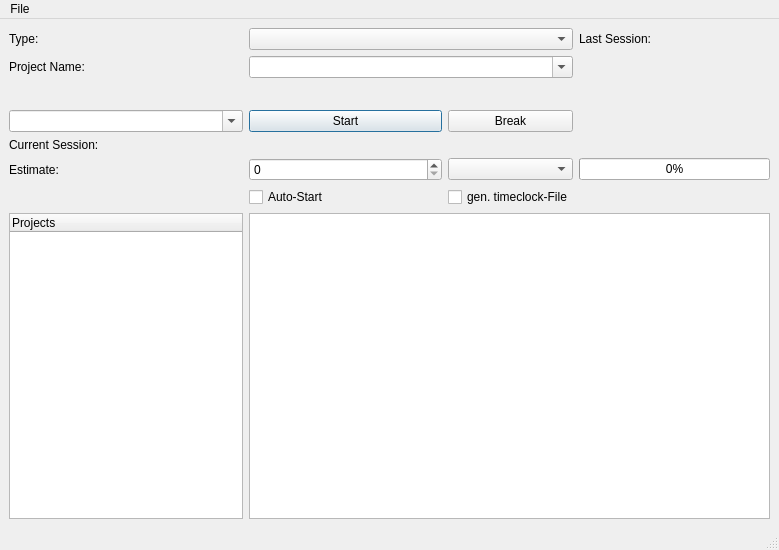
<?xml version="1.0" encoding="UTF-8"?>
<ui version="4.0">
 <class>MainWindow</class>
 <widget class="QMainWindow" name="MainWindow">
  <property name="geometry">
   <rect>
    <x>0</x>
    <y>0</y>
    <width>779</width>
    <height>550</height>
   </rect>
  </property>
  <property name="windowTitle">
   <string>MainWindow</string>
  </property>
  <widget class="QWidget" name="centralwidget">
   <layout class="QGridLayout" name="gridLayout">
    <item row="0" column="0">
     <widget class="QLabel" name="lblType">
      <property name="text">
       <string>Type:</string>
      </property>
     </widget>
    </item>
    <item row="0" column="1" colspan="2">
     <widget class="QComboBox" name="cmbType">
      <property name="enabled">
       <bool>true</bool>
      </property>
     </widget>
    </item>
    <item row="0" column="3">
     <widget class="QLabel" name="lblLastSessionText">
      <property name="text">
       <string>Last Session:</string>
      </property>
     </widget>
    </item>
    <item row="1" column="0">
     <widget class="QLabel" name="lblProjectName">
      <property name="text">
       <string>Project Name:</string>
      </property>
     </widget>
    </item>
    <item row="1" column="1" colspan="2">
     <widget class="QComboBox" name="txtProject">
      <property name="toolTip">
       <string>Project Name</string>
      </property>
      <property name="editable">
       <bool>true</bool>
      </property>
      <property name="insertPolicy">
       <enum>QComboBox::InsertAlphabetically</enum>
      </property>
     </widget>
    </item>
    <item row="1" column="3">
     <widget class="QLabel" name="lblLastSessionInfo">
      <property name="text">
       <string/>
      </property>
     </widget>
    </item>
    <item row="2" column="1">
     <spacer name="horizontalSpacer">
      <property name="orientation">
       <enum>Qt::Horizontal</enum>
      </property>
      <property name="sizeHint" stdset="0">
       <size>
        <width>214</width>
        <height>20</height>
       </size>
      </property>
     </spacer>
    </item>
    <item row="2" column="3">
     <widget class="QLabel" name="lblLastSessionInfo2">
      <property name="text">
       <string/>
      </property>
     </widget>
    </item>
    <item row="3" column="0">
     <widget class="QComboBox" name="txtAddTime">
      <property name="toolTip">
       <string>time like &quot;13:00&quot; or &quot;20 minutes ago&quot;</string>
      </property>
      <property name="editable">
       <bool>true</bool>
      </property>
      <property name="maxVisibleItems">
       <number>5</number>
      </property>
     </widget>
    </item>
    <item row="3" column="1">
     <widget class="QPushButton" name="btnStartStop">
      <property name="enabled">
       <bool>true</bool>
      </property>
      <property name="text">
       <string>Start</string>
      </property>
      <property name="default">
       <bool>true</bool>
      </property>
     </widget>
    </item>
    <item row="3" column="2">
     <widget class="QPushButton" name="btnBreak">
      <property name="enabled">
       <bool>true</bool>
      </property>
      <property name="text">
       <string>Break</string>
      </property>
     </widget>
    </item>
    <item row="4" column="0">
     <widget class="QLabel" name="lblStatusCurrent">
      <property name="text">
       <string>Current Session:</string>
      </property>
     </widget>
    </item>
    <item row="4" column="1">
     <widget class="QLabel" name="lblCurrentSessionInfo">
      <property name="text">
       <string/>
      </property>
     </widget>
    </item>
    <item row="4" column="2">
     <widget class="QLabel" name="lblCurrentSessionInfo2">
      <property name="text">
       <string/>
      </property>
     </widget>
    </item>
    <item row="5" column="0">
     <widget class="QLabel" name="lblEstimate">
      <property name="text">
       <string>Estimate:</string>
      </property>
     </widget>
    </item>
    <item row="5" column="1">
     <widget class="QSpinBox" name="spbEstimateValue"/>
    </item>
    <item row="5" column="2">
     <widget class="QComboBox" name="cmbEstimateUnit"/>
    </item>
    <item row="5" column="3">
     <widget class="QProgressBar" name="pgbProgress">
      <property name="value">
       <number>0</number>
      </property>
     </widget>
    </item>
    <item row="6" column="1">
     <widget class="QCheckBox" name="chbAutoStart">
      <property name="toolTip">
       <string>Start last Project after you start this program</string>
      </property>
      <property name="text">
       <string>Auto-Start</string>
      </property>
     </widget>
    </item>
    <item row="6" column="2">
     <widget class="QCheckBox" name="chbGenTimeclock">
      <property name="toolTip">
       <string>for hledger</string>
      </property>
      <property name="text">
       <string>gen. timeclock-File</string>
      </property>
     </widget>
    </item>
    <item row="6" column="3">
     <spacer name="horizontalSpacer_2">
      <property name="orientation">
       <enum>Qt::Horizontal</enum>
      </property>
      <property name="sizeHint" stdset="0">
       <size>
        <width>213</width>
        <height>20</height>
       </size>
      </property>
     </spacer>
    </item>
    <item row="7" column="0">
     <widget class="QTreeWidget" name="treeWorks">
      <property name="editTriggers">
       <set>QAbstractItemView::NoEditTriggers</set>
      </property>
      <column>
       <property name="text">
        <string>Projects</string>
       </property>
      </column>
     </widget>
    </item>
    <item row="7" column="1" colspan="3">
     <widget class="QTableWidget" name="tblWorks">
      <property name="editTriggers">
       <set>QAbstractItemView::NoEditTriggers</set>
      </property>
     </widget>
    </item>
   </layout>
  </widget>
  <widget class="QMenuBar" name="menubar">
   <property name="geometry">
    <rect>
     <x>0</x>
     <y>0</y>
     <width>779</width>
     <height>22</height>
    </rect>
   </property>
   <widget class="QMenu" name="menuFile">
    <property name="title">
     <string>File</string>
    </property>
    <addaction name="actionOpen"/>
    <addaction name="actionSave"/>
    <addaction name="actionLoad"/>
    <addaction name="separator"/>
    <addaction name="actionQuit"/>
   </widget>
   <addaction name="menuFile"/>
  </widget>
  <widget class="QStatusBar" name="statusbar"/>
  <action name="actionOpen">
   <property name="text">
    <string>Open...</string>
   </property>
  </action>
  <action name="actionSave">
   <property name="text">
    <string>Save</string>
   </property>
  </action>
  <action name="actionLoad">
   <property name="text">
    <string>Load</string>
   </property>
  </action>
  <action name="actionQuit">
   <property name="text">
    <string>Quit</string>
   </property>
  </action>
 </widget>
 <resources/>
 <connections/>
</ui>
